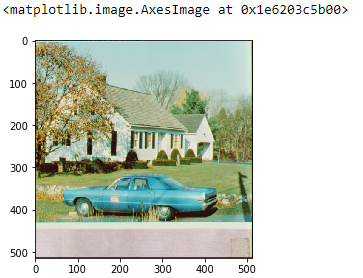
#> input picture Computer_Vision_operations/house.PNG, 363 x 278 px, found by its file name
$ python circle_Detection.py
#> lines starting #> are read from the running program, lines starting #| are printed output that depends on the picture; after the words box and inside, x2 and y2 are one past the last pixel; in counts of white or black regions, pixels touching at a corner belong together; long printed decimals are rounded
import cv2 as cv
import numpy as np
import matplotlib.pyplot as plt

img=cv.imread("/home/labuser/Downloads/GuidedProject1602257891588/house.PNG")
#> img is the input picture: shape (278, 363, 3); mean B, G, R 197.3, 209.5, 203.7
img=cv.cvtColor(img,cv.COLOR_BGR2GRAY)
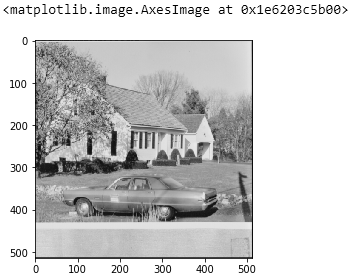
#> img: shape (278, 363); min 0, max 255, mean 206.4

imgGB=cv.GaussianBlur(img,(3,3),0)
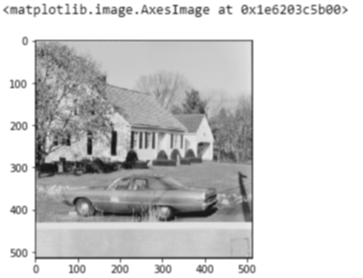
#> imgGB: shape (278, 363); min 20, max 255, mean 206.4

circles=cv.HoughCircles(imgGB,cv.HOUGH_GRADIENT,dp=1.2,minDist=30,param1=120,param2=20,minRadius=5,maxRadius=20)
#> circles = 19 rows, first 8: [83.4, 102.6, 19.28], [64.2, 129, 19.28], [53.4, 58.2, 19.28], [112.2, 130.2, 16.64], [151.8, 142.2, 19.28], [222.6, 132.6, 19.28], [36.6, 115.8, 19.28], [133.8, 187.8, 19.28]
output=img.copy()
print(circles)
#| [[[ 83.4       102.600   19.280 ]
#|   [ 64.200  129.         19.280 ]
#|   [ 53.4        58.2        19.280 ]
#|   [112.200  130.200    16.64     ]
#|   [151.8       142.200    19.280 ]
#|   [222.6       132.6        19.280 ]
#|   [ 36.600  115.8        19.280 ]
#|   [133.8       187.8        19.280 ]
#|   [ 53.4       157.8        16.64     ]
#|   [ 52.2        89.4        15.320 ]
#|   [191.400   143.400    15.200 ]
#|   [ 83.4       179.400    19.280 ]
#> (further printed lines are left out)

if circles is not None:
    circles=np.uint8(np.around(circles))
#> circles = 19 rows, first 8: [83, 103, 19], [64, 129, 19], [53, 58, 19], [112, 130, 17], [152, 142, 19], [223, 133, 19], [37, 116, 19], [134, 188, 19]
    print(circles)
#> (printed output is left out)
    for (x,y, r) in circles[0,:]:
         cv.circle(output,(x,y),r,(0,255,0),2)
         cv.circle(output,(x,y),2,(0,0,255),3)
#> this loop made 19 passes
#> (x, y, r) on passes 1 to 12: (83, 103, 19), (64, 129, 19), (53, 58, 19), (112, 130, 17), (152, 142, 19), (223, 133, 19), (37, 116, 19), (134, 188, 19), (53, 158, 17), (52, 89, 15), (191, 143, 15), (83, 179, 19)
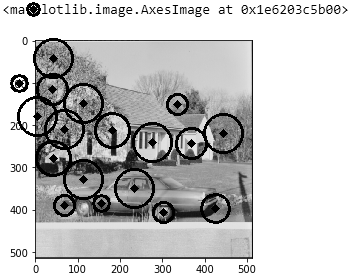
#> output: shape (278, 363); 5.8% of pixels changed, all inside (x1, y1, x2, y2) = (10, 2, 244, 224)
else:
     print("no circle detected")

plt.subplot(131)
plt.imshow(img)
plt.axis("off")
plt.subplot(132)
plt.imshow(imgGB)
plt.axis("off")
plt.subplot(133)
plt.imshow(output)
plt.axis("off")
plt.show()
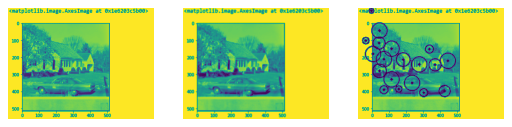
#> figure drawn by matplotlib, 3 panels
